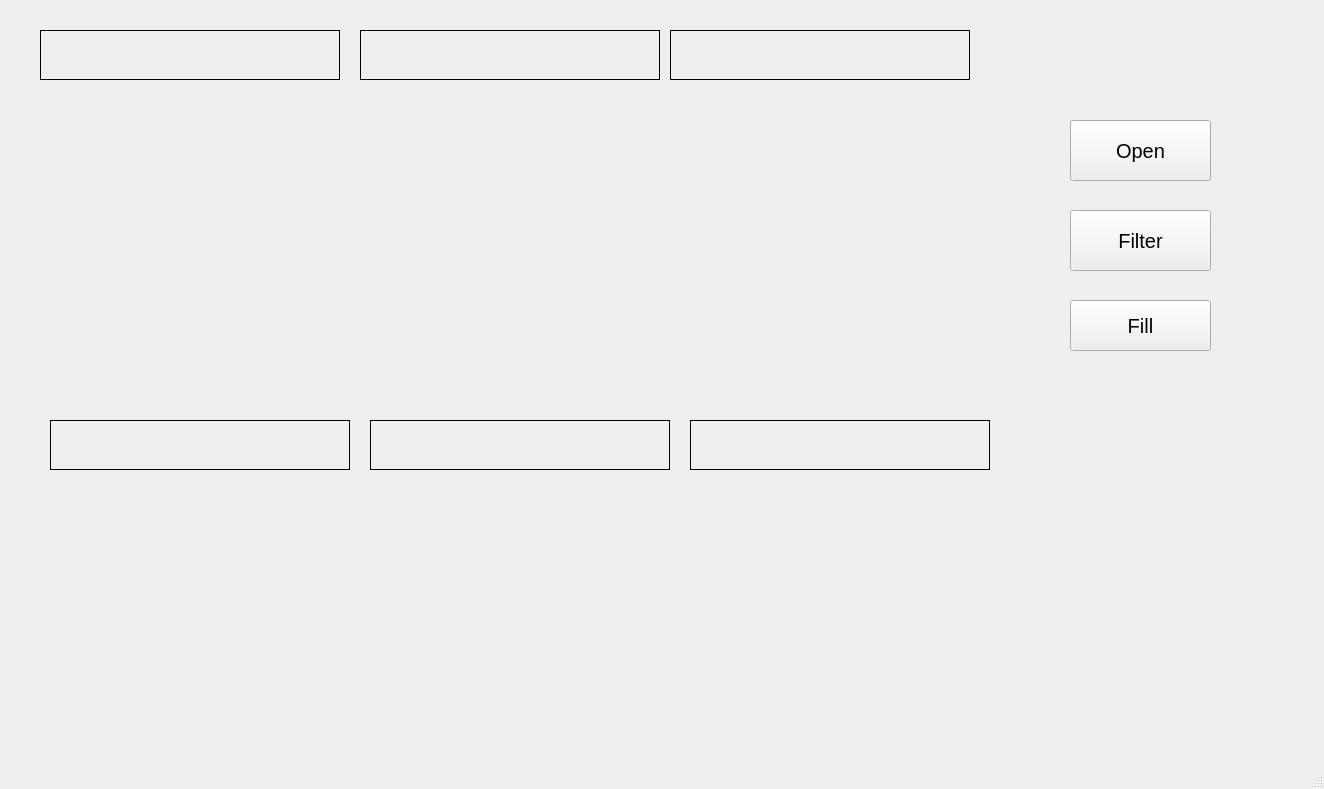
<?xml version="1.0" encoding="UTF-8"?>
<ui version="4.0">
 <class>MainWindow</class>
 <widget class="QMainWindow" name="MainWindow">
  <property name="geometry">
   <rect>
    <x>0</x>
    <y>0</y>
    <width>1324</width>
    <height>789</height>
   </rect>
  </property>
  <property name="windowTitle">
   <string>MainWindow</string>
  </property>
  <widget class="QWidget" name="centralwidget">
   <widget class="QLabel" name="p3">
    <property name="geometry">
     <rect>
      <x>670</x>
      <y>100</y>
      <width>300</width>
      <height>300</height>
     </rect>
    </property>
    <property name="minimumSize">
     <size>
      <width>300</width>
      <height>300</height>
     </size>
    </property>
    <property name="maximumSize">
     <size>
      <width>300</width>
      <height>150</height>
     </size>
    </property>
    <property name="text">
     <string/>
    </property>
   </widget>
   <widget class="QLabel" name="p5">
    <property name="geometry">
     <rect>
      <x>370</x>
      <y>480</y>
      <width>300</width>
      <height>300</height>
     </rect>
    </property>
    <property name="minimumSize">
     <size>
      <width>300</width>
      <height>300</height>
     </size>
    </property>
    <property name="maximumSize">
     <size>
      <width>300</width>
      <height>300</height>
     </size>
    </property>
    <property name="text">
     <string/>
    </property>
   </widget>
   <widget class="QLabel" name="p6">
    <property name="geometry">
     <rect>
      <x>690</x>
      <y>490</y>
      <width>300</width>
      <height>300</height>
     </rect>
    </property>
    <property name="minimumSize">
     <size>
      <width>300</width>
      <height>300</height>
     </size>
    </property>
    <property name="maximumSize">
     <size>
      <width>300</width>
      <height>300</height>
     </size>
    </property>
    <property name="text">
     <string/>
    </property>
   </widget>
   <widget class="QLabel" name="l4">
    <property name="geometry">
     <rect>
      <x>50</x>
      <y>420</y>
      <width>300</width>
      <height>50</height>
     </rect>
    </property>
    <property name="minimumSize">
     <size>
      <width>300</width>
      <height>50</height>
     </size>
    </property>
    <property name="maximumSize">
     <size>
      <width>300</width>
      <height>50</height>
     </size>
    </property>
    <property name="frameShape">
     <enum>QFrame::Box</enum>
    </property>
    <property name="text">
     <string/>
    </property>
   </widget>
   <widget class="QLabel" name="p1">
    <property name="geometry">
     <rect>
      <x>30</x>
      <y>90</y>
      <width>300</width>
      <height>300</height>
     </rect>
    </property>
    <property name="minimumSize">
     <size>
      <width>300</width>
      <height>300</height>
     </size>
    </property>
    <property name="maximumSize">
     <size>
      <width>300</width>
      <height>150</height>
     </size>
    </property>
    <property name="text">
     <string/>
    </property>
   </widget>
   <widget class="QLabel" name="l3">
    <property name="geometry">
     <rect>
      <x>670</x>
      <y>30</y>
      <width>300</width>
      <height>50</height>
     </rect>
    </property>
    <property name="minimumSize">
     <size>
      <width>300</width>
      <height>50</height>
     </size>
    </property>
    <property name="maximumSize">
     <size>
      <width>300</width>
      <height>50</height>
     </size>
    </property>
    <property name="frameShape">
     <enum>QFrame::Box</enum>
    </property>
    <property name="text">
     <string/>
    </property>
   </widget>
   <widget class="QLabel" name="p2">
    <property name="geometry">
     <rect>
      <x>360</x>
      <y>90</y>
      <width>300</width>
      <height>300</height>
     </rect>
    </property>
    <property name="minimumSize">
     <size>
      <width>300</width>
      <height>300</height>
     </size>
    </property>
    <property name="maximumSize">
     <size>
      <width>300</width>
      <height>300</height>
     </size>
    </property>
    <property name="text">
     <string/>
    </property>
   </widget>
   <widget class="QLabel" name="l6">
    <property name="geometry">
     <rect>
      <x>690</x>
      <y>420</y>
      <width>300</width>
      <height>50</height>
     </rect>
    </property>
    <property name="minimumSize">
     <size>
      <width>300</width>
      <height>50</height>
     </size>
    </property>
    <property name="maximumSize">
     <size>
      <width>300</width>
      <height>50</height>
     </size>
    </property>
    <property name="frameShape">
     <enum>QFrame::Box</enum>
    </property>
    <property name="text">
     <string/>
    </property>
   </widget>
   <widget class="QLabel" name="p4">
    <property name="geometry">
     <rect>
      <x>40</x>
      <y>470</y>
      <width>300</width>
      <height>300</height>
     </rect>
    </property>
    <property name="minimumSize">
     <size>
      <width>300</width>
      <height>300</height>
     </size>
    </property>
    <property name="maximumSize">
     <size>
      <width>300</width>
      <height>300</height>
     </size>
    </property>
    <property name="text">
     <string/>
    </property>
   </widget>
   <widget class="QLabel" name="l2">
    <property name="geometry">
     <rect>
      <x>360</x>
      <y>30</y>
      <width>300</width>
      <height>50</height>
     </rect>
    </property>
    <property name="minimumSize">
     <size>
      <width>300</width>
      <height>50</height>
     </size>
    </property>
    <property name="maximumSize">
     <size>
      <width>300</width>
      <height>50</height>
     </size>
    </property>
    <property name="frameShape">
     <enum>QFrame::Box</enum>
    </property>
    <property name="text">
     <string/>
    </property>
   </widget>
   <widget class="QLabel" name="l1">
    <property name="geometry">
     <rect>
      <x>40</x>
      <y>30</y>
      <width>300</width>
      <height>50</height>
     </rect>
    </property>
    <property name="minimumSize">
     <size>
      <width>300</width>
      <height>50</height>
     </size>
    </property>
    <property name="maximumSize">
     <size>
      <width>300</width>
      <height>50</height>
     </size>
    </property>
    <property name="frameShape">
     <enum>QFrame::Box</enum>
    </property>
    <property name="text">
     <string/>
    </property>
   </widget>
   <widget class="QLabel" name="l5">
    <property name="geometry">
     <rect>
      <x>370</x>
      <y>420</y>
      <width>300</width>
      <height>50</height>
     </rect>
    </property>
    <property name="minimumSize">
     <size>
      <width>300</width>
      <height>50</height>
     </size>
    </property>
    <property name="maximumSize">
     <size>
      <width>300</width>
      <height>50</height>
     </size>
    </property>
    <property name="frameShape">
     <enum>QFrame::Box</enum>
    </property>
    <property name="text">
     <string/>
    </property>
   </widget>
   <widget class="QPushButton" name="Filter">
    <property name="geometry">
     <rect>
      <x>1070</x>
      <y>210</y>
      <width>141</width>
      <height>61</height>
     </rect>
    </property>
    <property name="font">
     <font>
      <pointsize>15</pointsize>
     </font>
    </property>
    <property name="text">
     <string>Filter</string>
    </property>
   </widget>
   <widget class="QPushButton" name="pushButton_2">
    <property name="geometry">
     <rect>
      <x>1070</x>
      <y>300</y>
      <width>141</width>
      <height>51</height>
     </rect>
    </property>
    <property name="font">
     <font>
      <pointsize>15</pointsize>
     </font>
    </property>
    <property name="text">
     <string>Fill</string>
    </property>
   </widget>
   <widget class="QPushButton" name="open">
    <property name="geometry">
     <rect>
      <x>1070</x>
      <y>120</y>
      <width>141</width>
      <height>61</height>
     </rect>
    </property>
    <property name="font">
     <font>
      <pointsize>15</pointsize>
     </font>
    </property>
    <property name="text">
     <string>Open</string>
    </property>
   </widget>
  </widget>
  <widget class="QStatusBar" name="statusbar"/>
 </widget>
 <resources/>
 <connections/>
</ui>
